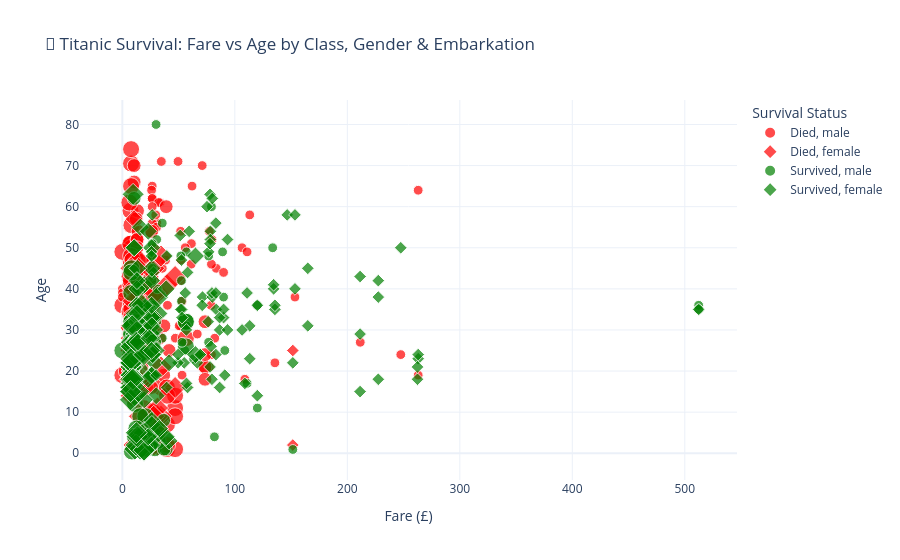

Here is the notebook cell this chart was saved with:
### Markdown cell above
## 🌟 Best-Ever Multicolored Scatter Plot
- 🎯 Plotting: Fare vs Age

   - Color → Survival

   - Symbol → Gender

   - Size → Passenger Class

   - Hover → Name and Embarkation Port

### Code cell
import pandas as pd
import plotly.express as px

# Load dataset
url = "https://raw.githubusercontent.com/Electricalelectronicsfinland/Mini-Project-Titanic-DATA-file/main/titanic.csv"
titanic = pd.read_csv(url)

# Clean data
titanic['Sex'] = titanic['Sex'].fillna('Unknown')
titanic['Embarked'] = titanic['Embarked'].fillna('Unknown')
titanic['Pclass'] = titanic['Pclass'].fillna(3)
titanic['Survived'] = titanic['Survived'].map({0: 'Died', 1: 'Survived'})

# Drop missing Age or Fare
titanic_clean = titanic.dropna(subset=['Age', 'Fare'])

# 🎨 Scatter plot with multiple variables
fig = px.scatter(
    titanic_clean,
    x='Fare',
    y='Age',
    color='Survived',
    symbol='Sex',
    size='Pclass',
    hover_data=['Name', 'Embarked'],
    color_discrete_map={'Survived': 'green', 'Died': 'red'},
    title="🎯 Titanic Survival: Fare vs Age by Class, Gender & Embarkation",
    opacity=0.7,
    size_max=12
)

fig.update_layout(
    xaxis_title='Fare (£)',
    yaxis_title='Age',
    legend_title='Survival Status',
    template='plotly_white',
    height=650
)

fig.show()

### Figure 1 — Plotly figure (JSON) as saved in the notebook; plotly's stock layout.template omitted (floating-point values rounded to 4 significant figures; data arrays with more than 128 entries replaced by an {"elided": "..."} marker saying what was removed)
{"data": [{"customdata": {"elided": "360x2 str values"}, "hovertemplate": "Survived=Died<br>Sex=male<br>Fare=%{x}<br>Age=%{y}<br>Pclass=%{marker.size}<br>Name=%{customdata[0]}<br>Embarked=%{customdata[1]}<extra></extra>", "legendgroup": "Died, male", "marker": {"color": "red", "opacity": 0.7, "size": {"elided": "360 int values"}, "sizemode": "area", "sizeref": 0.02083, "symbol": "circle"}, "mode": "markers", "name": "Died, male", "orientation": "v", "showlegend": true, "type": "scatter", "x": {"elided": "360 float values"}, "xaxis": "x", "y": {"elided": "360 float values"}, "yaxis": "y"}, {"customdata": [["Vestrom, Miss. Hulda Amanda Adolfina", "S"], ["Vander Planke, Mrs. Julius (Emelia Maria Vandemoortele)", "S"], ["Palsson, Miss. Torborg Danira", "S"], ["Vander Planke, Miss. Augusta Maria", "S"], ["Ahlin, Mrs. Johan (Johanna Persdotter Larsson)", "S"], ["Turpin, Mrs. William John Robert (Dorothy Ann Wonnacott)", "S"], ["Arnold-Franchi, Mrs. Josef (Josefine Franchi)", "S"], ["Goodwin, Miss. Lillian Amy", "S"], ["Petranec, Miss. Matilda", "S"], ["Zabour, Miss. Hileni", "C"], ["Jussila, Miss. Katriina", "S"], ["Attalah, Miss. Malake", "C"], ["Andersson, Miss. Ellis Anna Maria", "S"], ["Robins, Mrs. Alexander A (Grace Charity Laury)", "S"], ["Ford, Miss. Robina Maggie \"Ruby\"", "S"], ["Skoog, Mrs. William (Anna Bernhardina Karlsson)", "S"], ["Isham, Miss. Ann Elizabeth", "C"], ["Yrois, Miss. Henriette (\"Mrs Harbeck\")", "S"], ["Strom, Miss. Telma Matilda", "S"], ["Lindahl, Miss. Agda Thorilda Viktoria", "S"], ["Strom, Mrs. Wilhelm (Elna Matilda Persson)", "S"], ["Rosblom, Mrs. Viktor (Helena Wilhelmina)", "S"], ["Lindblom, Miss. Augusta Charlotta", "S"], ["Haas, Miss. Aloisia", "S"], ["Allison, Miss. Helen Loraine", "S"], ["Lahtinen, Mrs. William (Anna Sylfven)", "S"], ["Funk, Miss. Annie Clemmer", "S"], ["Barbara, Mrs. (Catherine David)", "C"], ["Palsson, Miss. Stina Viola", "S"], ["Olsson, Miss. Elina", "S"], ["Jussila, Miss. Mari Aina", "S"], ["Oreskovic, Miss. Marija", "S"], ["Van Impe, Miss. Catharina", "S"], ["Danbom, Mrs. Ernst Gilbert (Anna Sigrid Maria Brogren)", "S"], ["Ford, Miss. Doolina Margaret \"Daisy\"", "S"], ["Strandberg, Miss. Ida Sofia", "S"], ["Allison, Mrs. Hudson J C (Bessie Waldo Daniels)", "S"], ["Canavan, Miss. Mary", "Q"], ["Laitinen, Miss. Kristina Sofia", "S"], ["Cacic, Miss. Marija", "S"], ["Andersson, Miss. Ingeborg Constanzia", "S"], ["Andersson, Miss. Sigrid Elisabeth", "S"], ["Palsson, Mrs. Nils (Alma Cornelia Berglund)", "S"], ["Andersson, Mrs. Anders Johan (Alfrida Konstantia Brogren)", "S"], ["Lobb, Mrs. William Arthur (Cordelia K Stanlick)", "S"], ["Skoog, Miss. Mabel", "S"], ["Panula, Mrs. Juha (Maria Emilia Ojala)", "S"], ["Skoog, Miss. Margit Elizabeth", "S"], ["Hegarty, Miss. Hanora \"Nora\"", "Q"], ["Bourke, Mrs. John (Catherine)", "Q"], ["Goodwin, Mrs. Frederick (Augusta Tyler)", "S"], ["Barbara, Miss. Saiide", "C"], ["Ilmakangas, Miss. Pieta Sofia", "S"], ["Ford, Mrs. Edward (Margaret Ann Watson)", "S"], ["Mangan, Miss. Mary", "Q"], ["Mack, Mrs. (Mary)", "S"], ["Van Impe, Mrs. Jean Baptiste (Rosalie Paula Govaert)", "S"], ["Pettersson, Miss. Ellen Natalia", "S"], ["Andersson, Miss. Ebba Iris Alfrida", "S"], ["Heininen, Miss. Wendla Maria", "S"], ["Boulos, Miss. Nourelain", "C"], ["Carter, Mrs. Ernest Courtenay (Lilian Hughes)", "S"], ["Dahlberg, Miss. Gerda Ulrika", "S"], ["Rice, Mrs. William (Margaret Norton)", "Q"]], "hovertemplate": "Survived=Died<br>Sex=female<br>Fare=%{x}<br>Age=%{y}<br>Pclass=%{marker.size}<br>Name=%{customdata[0]}<br>Embarked=%{customdata[1]}<extra></extra>", "legendgroup": "Died, female", "marker": {"color": "red", "opacity": 0.7, "size": [3, 3, 3, 3, 3, 2, 3, 3, 3, 3, 3, 3, 3, 3, 3, 3, 1, 2, 3, 3, 3, 3, 3, 3, 1, 2, 2, 3, 3, 3, 3, 3, 3, 3, 3, 3, 1, 3, 3, 3, 3, 3, 3, 3, 3, 3, 3, 3, 3, 3, 3, 3, 3, 3, 3, 2, 3, 3, 3, 3, 3, 2, 3, 3], "sizemode": "area", "sizeref": 0.02083, "symbol": "diamond"}, "mode": "markers", "name": "Died, female", "orientation": "v", "showlegend": true, "type": "scatter", "x": [7.854, 18, 21.07, 18, 9.475, 21, 17.8, 46.9, 7.896, 14.45, 9.825, 14.46, 31.27, 14.5, 34.38, 27.9, 28.71, 13, 10.46, 7.775, 10.46, 20.21, 7.75, 8.85, 151.6, 26, 13, 14.45, 21.07, 7.854, 9.825, 8.662, 24.15, 14.4, 34.38, 9.838, 151.6, 7.75, 9.588, 8.662, 31.27, 31.27, 21.07, 31.27, 16.1, 27.9, 39.69, 27.9, 6.75, 15.5, 46.9, 14.45, 7.925, 34.38, 7.75, 10.5, 24.15, 7.775, 31.27, 7.925, 15.25, 26, 10.52, 29.12], "xaxis": "x", "y": [14, 31, 8, 18, 40, 27, 18, 16, 28, 14.5, 20, 17, 2, 47, 9, 45, 50, 24, 2, 25, 29, 41, 45, 24, 2, 26, 38, 45, 3, 31, 21, 20, 10, 28, 21, 22, 25, 21, 37, 30, 9, 11, 29, 39, 26, 9, 41, 2, 18, 32, 43, 18, 25, 48, 30.5, 57, 30, 18, 6, 23, 9, 44, 22, 39], "yaxis": "y"}, {"customdata": {"elided": "93x2 str values"}, "hovertemplate": "Survived=Survived<br>Sex=male<br>Fare=%{x}<br>Age=%{y}<br>Pclass=%{marker.size}<br>Name=%{customdata[0]}<br>Embarked=%{customdata[1]}<extra></extra>", "legendgroup": "Survived, male", "marker": {"color": "green", "opacity": 0.7, "size": [2, 1, 3, 2, 3, 1, 3, 3, 3, 3, 2, 1, 2, 3, 3, 1, 3, 1, 2, 1, 3, 3, 3, 3, 3, 2, 1, 3, 2, 3, 1, 1, 3, 3, 2, 3, 3, 1, 1, 1, 1, 1, 3, 1, 1, 3, 3, 3, 1, 2, 2, 1, 3, 3, 2, 1, 3, 1, 1, 1, 1, 1, 3, 1, 1, 1, 1, 1, 3, 2, 1, 1, 1, 1, 1, 1, 1, 1, 3, 3, 2, 3, 3, 1, 3, 3, 3, 2, 2, 3, 1, 3, 1], "sizemode": "area", "sizeref": 0.02083, "symbol": "circle"}, "mode": "markers", "name": "Survived, male", "orientation": "v", "showlegend": true, "type": "scatter", "x": [13, 35.5, 56.5, 29, 9.5, 63.36, 11.24, 7.142, 7.796, 20.52, 39, 26.55, 26, 8.05, 18.79, 31, 8.05, 90, 10.5, 52.55, 31.39, 7.775, 0, 8.05, 9.5, 13, 151.6, 8.05, 26, 15.9, 55.44, 120, 7.796, 7.925, 18.75, 7.925, 8.05, 26.55, 81.86, 26.55, 30.5, 89.1, 7.896, 26.55, 91.08, 15.9, 56.5, 7.75, 26.29, 26, 36.75, 110.9, 7.225, 7.854, 10.5, 26.39, 7.925, 79.2, 56.93, 26.55, 30.5, 52.55, 15.74, 30, 30.5, 76.73, 35.5, 133.7, 7.925, 13, 512.3, 76.73, 57, 26.29, 26.29, 52, 53.1, 512.3, 7.925, 12.47, 14.5, 7.229, 20.57, 120, 8.517, 6.975, 8.662, 37.0, 18.75, 56.5, 26.55, 11.13, 30], "xaxis": "x", "y": [34, 28, 32, 0.83, 29, 23, 12, 24, 27, 9, 1, 45, 3, 18, 26, 40, 16, 38, 19, 37, 3, 25, 25, 19, 30, 42, 0.92, 45, 2, 3, 25, 36, 21, 39, 3, 44, 32, 28, 4, 34, 52, 49, 29, 48, 25, 9, 26, 29, 36, 32, 8, 17, 22, 32, 62, 36, 32, 60, 49, 35, 27, 42, 20, 80, 32, 48, 56, 50, 20, 31, 36, 27, 31, 35, 42, 48, 27, 35, 31, 6, 0.67, 20, 1, 11, 0.42, 27, 27, 1, 0.83, 32, 51, 4, 26], "yaxis": "y"}, {"customdata": {"elided": "197x2 str values"}, "hovertemplate": "Survived=Survived<br>Sex=female<br>Fare=%{x}<br>Age=%{y}<br>Pclass=%{marker.size}<br>Name=%{customdata[0]}<br>Embarked=%{customdata[1]}<extra></extra>", "legendgroup": "Survived, female", "marker": {"color": "green", "opacity": 0.7, "size": {"elided": "197 int values"}, "sizemode": "area", "sizeref": 0.02083, "symbol": "diamond"}, "mode": "markers", "name": "Survived, female", "orientation": "v", "showlegend": true, "type": "scatter", "x": {"elided": "197 float values"}, "xaxis": "x", "y": {"elided": "197 float values"}, "yaxis": "y"}], "layout": {"autosize": true, "legend": {"itemsizing": "constant", "title": {"text": "Survival Status"}, "tracegroupgap": 0}, "title": {"text": "🎯 Titanic Survival: Fare vs Age by Class, Gender & Embarkation"}, "xaxis": {"anchor": "y", "autorange": true, "domain": [0, 1], "range": [-35.43, 545.1], "title": {"text": "Fare (£)"}, "type": "linear"}, "yaxis": {"anchor": "x", "autorange": true, "domain": [0, 1], "range": [-6.013, 85.65], "title": {"text": "Age"}, "type": "linear"}}}
